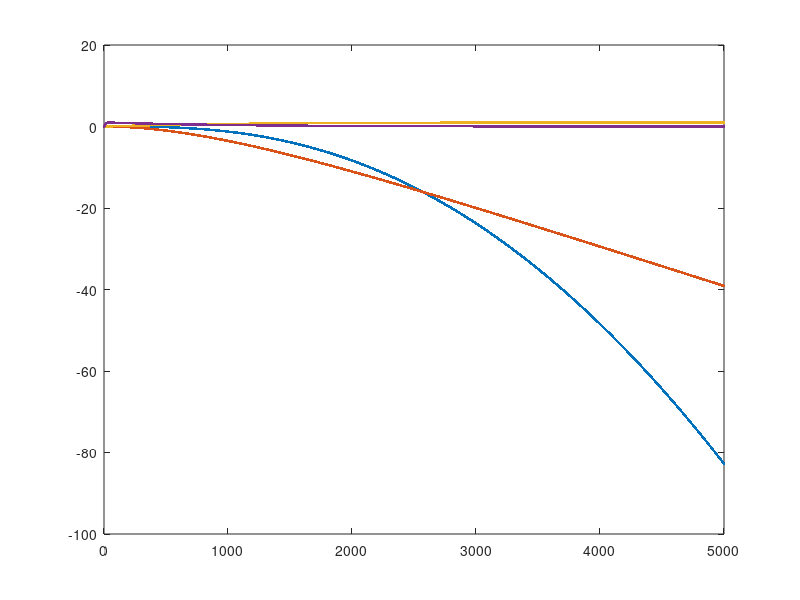

Write the MATLAB code that produced this figure.
%ae 483 hw 3 problem 5 part g
% Splitting the control loops into inner and outer sections, complete control with
% dts different for each loop corresponding to a system with different measurement rates
% October 24, 2015
clc;clear all;clf;
t = linspace(0,5,5000);
g = 9.81;
J2 = .01;

Acc = [0 1 0 0;
      0 0 -g 0;
      0 0 0 1;
      0 0 0 0];
  
 Bcc = [0;
       0;
       0;
       1/J2];
 n=5000;
  
 Ad = eye(4) + .001*Acc;
 Bd = Bcc*.001;

 Ac = [0 1;0 0];
 dtouter = .02;
 dtinner = .001;
 
 Bcinner = [0;1/J2];
 Bcouter = [0;-g];
 
 Adouter = eye(2) + dtouter*Ac;
 Adinner = eye(2) + dtinner*Ac;
 
 Bdouter = Bcouter*dtouter;
 Bdinner = Bcinner*dtinner;
 
 n = length(t); 
 
 Q = eye(2);
 R = 1;
 Pinner{n+1} = eye(2);
 for i=n:-1:1
    Pinner{i} = Q + Adinner'*Pinner{i+1}*Adinner - Adinner'*Pinner{i+1}*Bdinner*inv(R+Bdinner'*Pinner{i+1}*Bdinner)*Bdinner'*Pinner{i+1}*Adinner;
    Kinner(i,:) = inv(R+Bdinner'*Pinner{i+1}*Bdinner)*Bdinner'*Pinner{i+1}*Adinner;
 end
Pouter{n+1} = eye(2);
 for i=n:-1:1
    Pouter{i} = Q + Adouter'*Pouter{i+1}*Adouter - Adouter'*Pouter{i+1}*Bdouter*inv(R+Bdouter'*Pouter{i+1}*Bdouter)*Bdouter'*Pouter{i+1}*Adouter;
    Kouter(i,:) = inv(R+Bdouter'*Pouter{i+1}*Bdouter)*Bdouter'*Pouter{i+1}*Adouter;
 end

phi = 1;
xdesignouter = [1;0];
xdesigninner = [phi;0];
udesignouter = [0];
udesigninner = [0];

xd = [];
xd(1:2,1) = [0;0];%xo outer
xd(3:4,1) = [0;0]; %x0 inner

udouter = -Kouter(1,:)*([0;0] - xdesignouter) + udesignouter;

for i=1:5000
    if (~mod(i,.02/.001)) 
        udouter = -Kouter(i,:)*(xd(1:2,i) - xdesignouter) + udesignouter;
    end
    
    xdinnerdes = [udouter;0];
    udinnerdes = [0];
    
    ud(:,i) = udesigninner  - Kinner(i,:)*(xd(3:4,i) - xdesigninner);
    
    xd(:,i+1) = Ad*xd(:,i) + Bd*ud(:,i);
    
end

plot(1:i,xd(1,1:5000),'.',1:i,xd(2,1:5000),'.',1:i,xd(3,1:5000),'.',1:i,xd(4,1:5000),'.')




